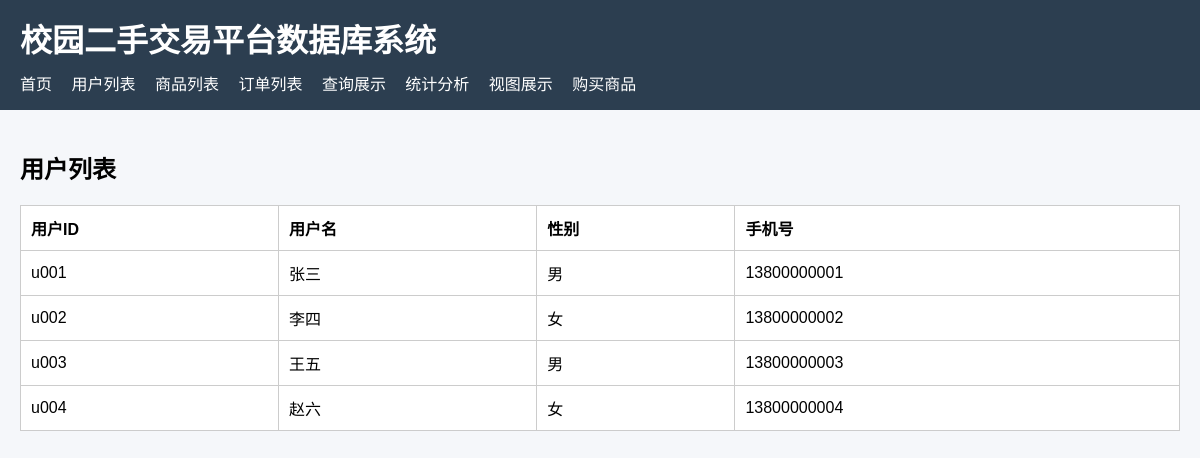
Screenshot of /users with the database file from the repository.
### tables this page shows
CREATE TABLE user (
    user_id TEXT PRIMARY KEY,
    username TEXT NOT NULL,
    gender TEXT NOT NULL,
    phone TEXT NOT NULL
);

### app.py (the view)
@app.route("/users")
def users():
    conn = get_db_connection()
    users_data = conn.execute("SELECT * FROM user ORDER BY user_id").fetchall()
    conn.close()
    return render_template("users.html", users=users_data)

### app.py (called while the page is built)
def get_db_connection():
    conn = sqlite3.connect(DATABASE)
    conn.row_factory = sqlite3.Row
    conn.execute("PRAGMA foreign_keys = ON")
    return conn

### templates/users.html
{% extends 'base.html' %}
{% block content %}
<h2>用户列表</h2>
<table>
    <tr>
        <th>用户ID</th>
        <th>用户名</th>
        <th>性别</th>
        <th>手机号</th>
    </tr>
    {% for user in users %}
    <tr>
        <td>{{ user.user_id }}</td>
        <td>{{ user.username }}</td>
        <td>{{ user.gender }}</td>
        <td>{{ user.phone }}</td>
    </tr>
    {% endfor %}
</table>
{% endblock %}

### static/style.css (style rules this page uses)
body { font-family: Arial, sans-serif; margin: 0; background: #f5f7fa; }
table { width: 100%; background: white; border-collapse: collapse; margin-bottom: 20px; }
table, th, td { border: 1px solid #ccc; }
th, td { padding: 10px; text-align: left; }

### rows the page displays
user: user_id "u001", username "张三", gender "男", phone "13800000001"
user: user_id "u002", username "李四", gender "女", phone "13800000002"
user: user_id "u003", username "王五", gender "男", phone "13800000003"
user: user_id "u004", username "赵六", gender "女", phone "13800000004"
